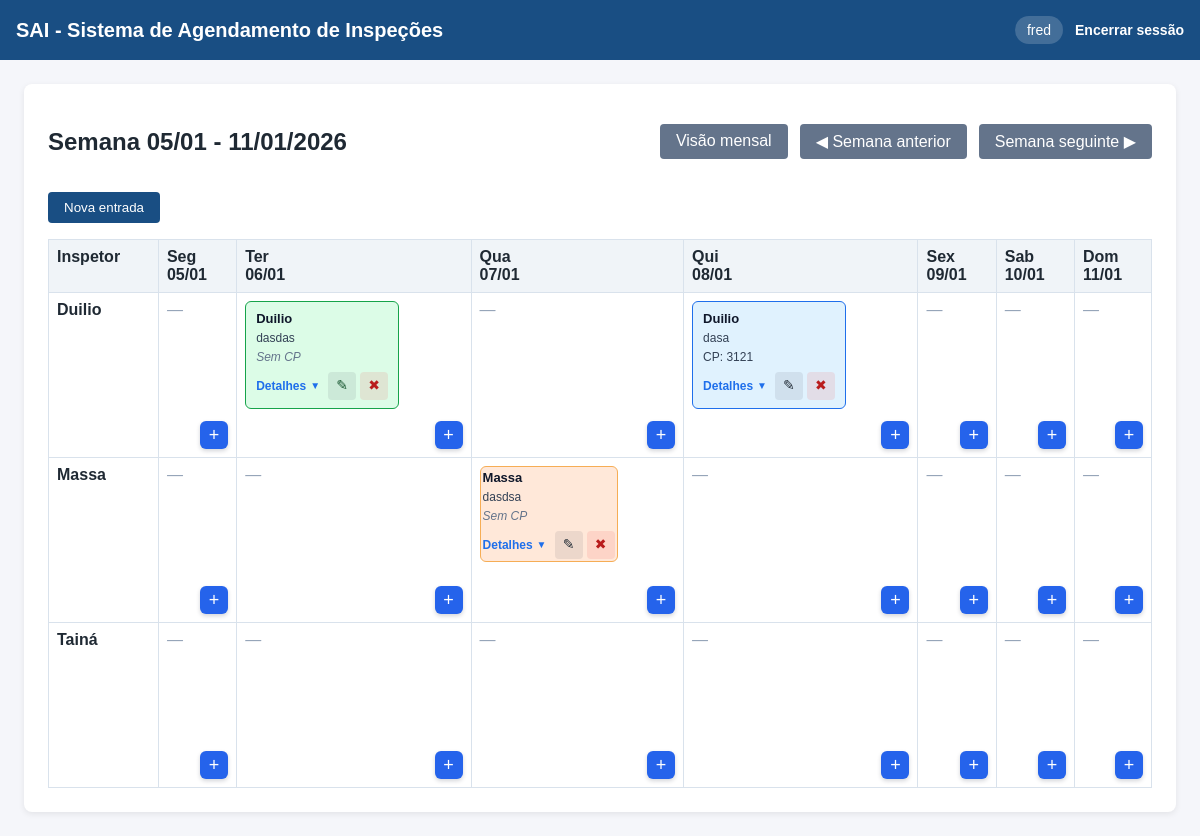
The page /agenda/ (signed in) on the database its author committed.
### schedule/models.py (models this page shows, shortened)
class InspectorProfile(models.Model):
    user = models.OneToOneField(User, on_delete=models.CASCADE, related_name="inspector_profile")
    full_name = models.CharField(max_length=255)
    is_active = models.BooleanField(default=True)
    def __str__(self):
        return self.full_name

class ScheduleEntry(models.Model):
    ENTRY_TYPE_INSPECTION = "INSPECTION"
    ENTRY_TYPE_ABSENCE = "ABSENCE"
    ENTRY_TYPE_CHOICES = (
        (ENTRY_TYPE_INSPECTION, "Inspeção"),
        (ENTRY_TYPE_ABSENCE, "Ausência"),
    )
    INSPECTION_TYPE_INTERNAL = "INTERNAL"
    INSPECTION_TYPE_EXTERNAL = "EXTERNAL"
    INSPECTION_TYPE_CHOICES = (
        (INSPECTION_TYPE_INTERNAL, "Interna"),
        (INSPECTION_TYPE_EXTERNAL, "Externa"),
    )
    STATUS_SCHEDULED = "AGENDADA"
    STATUS_COMPLETED = "CONCLUIDA"
    STATUS_FAILED = "REPROVADA"
    STATUS_CHOICES = (
        (STATUS_SCHEDULED, "Agendada"),
        (STATUS_COMPLETED, "Concluída"),
        (STATUS_FAILED, "Reprovada"),
    )
    inspector = models.ForeignKey(InspectorProfile, on_delete=models.CASCADE, related_name="schedule_entries")
    entry_type = models.CharField(max_length=20, choices=ENTRY_TYPE_CHOICES)
    date = models.DateField()
    sa_number = models.CharField(max_length=50, blank=True)
    content = models.TextField()
    inspection_type = models.CharField(max_length=20, choices=INSPECTION_TYPE_CHOICES, null=True, blank=True)
    status = models.CharField(max_length=20, choices=STATUS_CHOICES, default=STATUS_SCHEDULED, null=True, blank=True)
    concluded_by = models.ForeignKey(User, on_delete=models.SET_NULL, null=True, blank=True, related_name="concluded_entries")
    concluded_at = models.DateTimeField(null=True, blank=True)
    created_at = models.DateTimeField(auto_now_add=True)
    updated_at = models.DateTimeField(auto_now=True)

### schedule/views.py (the view)
# urls.py: path("", WeeklyScheduleView.as_view(), name="weekly_schedule"),
class WeeklyScheduleView(ScheduleFilterMixin, TemplateView):
    template_name = "schedule/weekly.html"
    filters_enabled = False
    def base_context(self):
        base = super().base_context()
        if not self.filters_enabled:
            base["selected_inspector"] = None
            base["sa_filter"] = ""
        return base
    def get_week_offset(self):
        if not hasattr(self, "_week_offset"):
            offset_str = self.request.GET.get("week", "0")
            try:
                self._week_offset = int(offset_str)
            except ValueError:
                self._week_offset = 0
        return self._week_offset
    def get_week_start(self):
        today = timezone.localdate()
        start = today - timedelta(days=today.weekday())
        return start + timedelta(days=self.get_week_offset() * 7)
    def get_week_days(self, start_date):
        return [start_date + timedelta(days=delta) for delta in range(7)]
    def get_entries_for_week(self, start_date):
        end_date = start_date + timedelta(days=6)
        queryset = ScheduleEntry.objects.select_related("inspector", "inspector__user", "concluded_by")
        queryset = queryset.filter(date__range=(start_date, end_date))
        inspector = None
        if self.filters_enabled:
            queryset, inspector, _ = self.apply_filters(queryset)
        entries = list(queryset)
        return entries, inspector
    def build_rows(self, inspectors, week_days, entries):
        row_map = {}
        rows = []
        for inspector in inspectors:
            day_map = {}
            day_entries = []
            for day in week_days:
                bucket = []
                day_map[day] = bucket
                day_entries.append((day, bucket))
            row_map[inspector.pk] = day_map
            rows.append({"inspector": inspector, "day_entries": day_entries})
        for entry in entries:
            day_map = row_map.get(entry.inspector_id)
            if day_map:
                bucket = day_map.get(entry.date)
                if bucket is not None:
                    bucket.append(entry)
        return rows
    def get_context_data(self, **kwargs):
        context = super().get_context_data(**kwargs)
        base = self.base_context()
        week_start = self.get_week_start()
        week_days = self.get_week_days(week_start)
        entries, selected_inspector = self.get_entries_for_week(week_start)
        inspectors_qs = base["inspectors"]
        if selected_inspector:
            inspectors_qs = inspectors_qs.filter(pk=selected_inspector.pk)
        display_inspectors = list(inspectors_qs)
        grid_rows = self.build_rows(display_inspectors, week_days, entries)
        context.update(base)
        context.update(
            {
                "week_start": week_start,
                "week_days": week_days,
                "week_end": week_days[-1],
                "week_offset": self.get_week_offset(),
                "previous_offset": self.get_week_offset() - 1,
                "next_offset": self.get_week_offset() + 1,
                "grid_rows": grid_rows,
                "entries": entries,
                "display_inspectors": display_inspectors,
                "entry_form": self.get_entry_form(),
                "entry_create_url": reverse_lazy("schedule:entry_create"),
            }
        )
        return context

### schedule/templates/schedule/weekly.html (shortened to what this page needs)
{% extends "schedule/base.html" %}
{% block content %}
<div class="container">
    <div class="calendar-header">
        <h2>Semana {{ week_start|date:"d/m" }} - {{ week_end|date:"d/m/Y" }}</h2>
        <div class="actions">
            <a href="{% url 'schedule:monthly_schedule' %}" class="secondary">Visão mensal</a>
            <a class="secondary" href="?week={{ previous_offset }}">◀ Semana anterior</a>
            <a class="secondary" href="?week={{ next_offset }}">Semana seguinte ▶</a>
        </div>
    </div>
    <div class="actions" style="margin-bottom: 16px;">
        <button type="button" id="open-entry-modal"
                data-open-entry
                >Nova entrada</button>
    </div>
    <table aria-label="Agenda semanal">
        <thead>
            <tr>
                <th>Inspetor</th>
                {% for day in week_days %}
                    <th>{{ day|date:"D" }}<br>{{ day|date:"d/m" }}</th>
                {% endfor %}
            </tr>
        </thead>
        <tbody>
            {% for row in grid_rows %}
                <tr>
                    <td><strong>{{ row.inspector.full_name }}</strong></td>
                    {% for day, entries in row.day_entries %}
                        <td class="entry-cell">
                            {% if entries %}
                                {% for entry in entries %}
                                    {% with entry.entry_type|lower as entry_type_class %}
                                        {% with entry.status|default_if_none:""|lower as status_class %}
                                            <div class="entry {{ entry_type_class }} {% if status_class %}status-{{ status_class }}{% endif %}">
                                                <div class="entry-summary">
                                                    <span class="entry-title">{{ entry.inspector.full_name }}</span>
                                                    <span class="entry-meta">{{ entry.content }}</span>
                                                    {% if entry.sa_number %}
                                                        <span class="entry-meta">CP: {{ entry.sa_number }}</span>
                                                    {% elif not entry.sa_number and ENTRY_TYPE_INSPECTION == 'Ausência' %}
                                                        <span class="entry-meta muted">Ausência </span>
                                                    {% else %}
                                                        <span class="entry-meta muted">Sem CP</span>
                                                    {% endif %}
                                                </div>
                                                <div class="entry-footer">
                                                    <button type="button" class="entry-toggle" data-toggle-entry aria-expanded="false">Detalhes</button>
                                                    {% if is_manager or current_inspector and entry.inspector_id == current_inspector.pk %}
                                                        <div class="entry-icons">
                                                            <a href="{% url 'schedule:entry_update' entry.pk %}?next={{ request.get_full_path|urlencode }}" class="icon-button" aria-label="Editar">
                                                                &#9998;<span class="sr-only">Editar</span>
                                                            </a>
                                                            <a href="{% url 'schedule:entry_delete' entry.pk %}?next={{ request.get_full_path|urlencode }}" class="icon-button danger" aria-label="Excluir">
                                                                &#10006;<span class="sr-only">Excluir</span>
                                                            </a>
                                                        </div>
                                                    {% endif %}
                                                </div>
                                            </div>
                                        {% endwith %}
                                    {% endwith %}
                                {% endfor %}
                            {% else %}
                                <span class="empty">—</span>
                            {% endif %}
                            {% if is_manager or current_inspector and row.inspector.pk == current_inspector.pk %}
                <button type="button" class="cell-action"
                    data-open-entry
                    data-target-date="{{ day|date:'Y-m-d' }}"
                    data-target-inspector="{{ row.inspector.pk }}" aria-label="Adicionar entrada">+</button>
                            {% endif %}
                        </td>
                    {% endfor %}
                </tr>
            {% empty %}
                <tr>
                    <td colspan="{{ week_days|length|add:"1" }}" class="empty">Nenhum inspetor ativo encontrado.</td>
                </tr>
            {% endfor %}
        </tbody>
    </table>
</div>
{% endblock %}

### schedule/templates/schedule/base.html (shortened to what this page needs)
<!DOCTYPE html>
<html lang="pt-BR">
<head>
</head>
<body>
    <header>
        <h1>SAI - Sistema de Agendamento de Inspeções</h1>
        <div class="user-badge">
            {% if request.user.is_authenticated %}
                <span>{{ request.user.get_username }}</span>
                <a href="{% url 'logout' %}">Encerrar sessão</a>
            {% else %}
                <a href="{% url 'login' %}">Entrar</a>
            {% endif %}
        </div>
    </header>
    <main>
        {% block content %}{% endblock %}
    </main>
</body>
</html>

### rows shown on the page
InspectorProfile: inspector.full_name "Duilio"
ScheduleEntry: inspector.full_name "Duilio", content "dasdas", sa_number "Sem CP"
ScheduleEntry: inspector.full_name "Duilio", content "dasa", sa_number "3121"
InspectorProfile: inspector.full_name "Massa"
ScheduleEntry: inspector.full_name "Massa", content "dasdsa", sa_number "Sem CP"
InspectorProfile: inspector.full_name "Tainá"

### other values the page prints
{{ request.user.get_username }} "fred"
{{ week_start|date:"d/m" }} "05/01"
{{ week_end|date:"d/m/Y" }} "11/01/2026"
{{ day|date:"D" }} "Seg" "Ter" "Qua" "Qui" "Sex" "Sab" "Dom"
{{ day|date:"d/m" }} "05/01" "06/01" "07/01" "08/01" "09/01" "10/01" "11/01"
